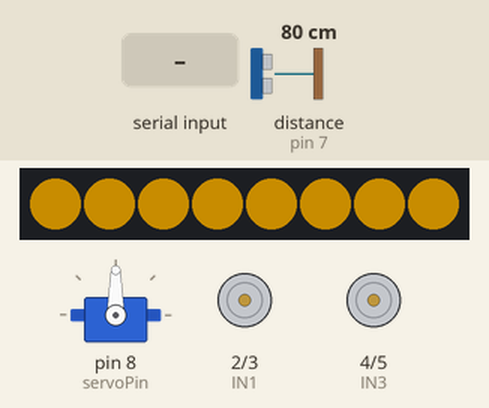
Recording of a sketch running on a simulated Arduino Uno, built with avr-gcc and run on an emulated ATmega328P. On the bench: servo, 8 RGB LEDs in strip order, left to right, motor-driver pin pairs drawn as motors (green arrow = first pin HIGH = forward, orange = second pin HIGH = backward, longer = more drive, scaled by the enable pin). Wiring (inferred from the names in the program): ultrasonic range finder: trigger pin 6; echo pin 7. Inputs (shaded band) come from the test bench; at power-on: distance to the obstacle (sensor on pin 7) 80 cm. The echo pulse lasts 58.3 µs per cm; dim RGB values are drawn brighter than linear; what the sketch prints to the serial monitor is not drawn.

Above: at 1.4 s.
1.5 s: distance to the obstacle (sensor on pin 7) set to 23 cm
At 2.21 s:
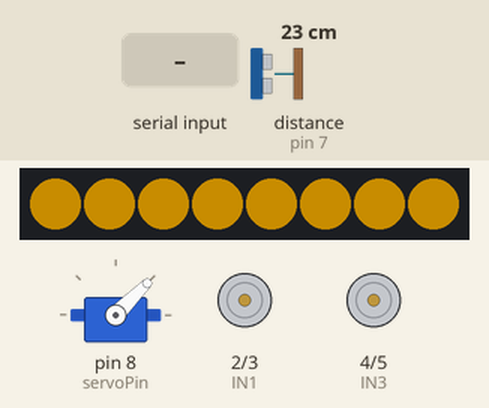
3.8 s: distance to the obstacle (sensor on pin 7) set to 19 cm
At 4.8 s:
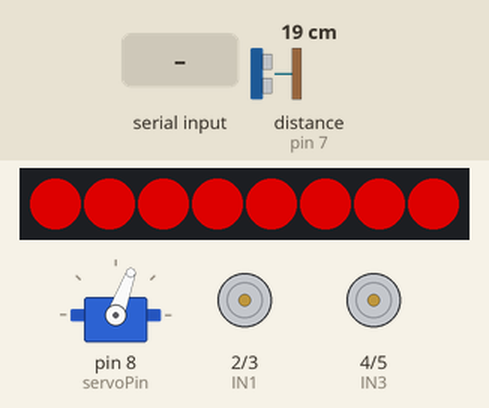
5.5 s: "w" received over Serial
7.5 s: "a" received over Serial
10.0 s: "s" received over Serial
At 11.0 s:
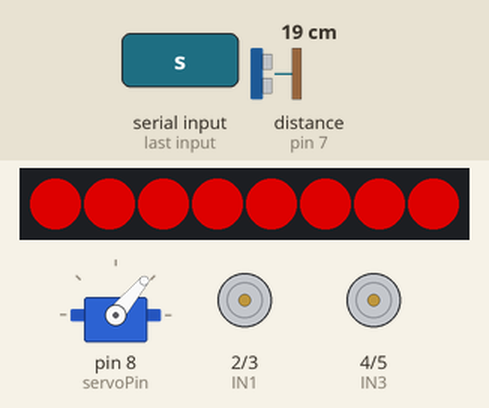
11.9 s: "d" received over Serial
At 13.0 s:
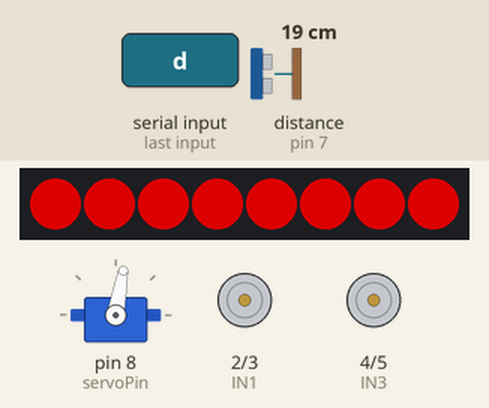
Timing chart, 0 to 15.9 s (numbered marks = the images above; inputs shaded):
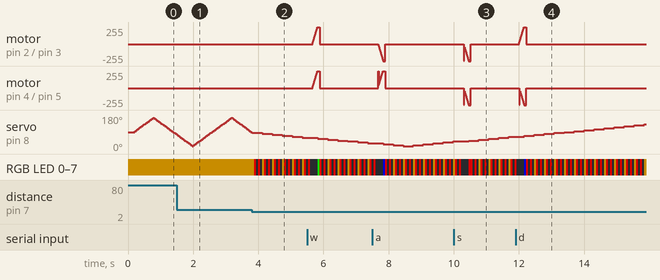

The sketch:

ref.ino
```cpp
#include <Servo.h>
#include <Adafruit_NeoPixel.h>

// 핀 설정
const int IN1 = 2;   const int IN2 = 3;
const int IN3 = 4;   const int IN4 = 5;
const int ENA = 10;  const int ENB = 11;
const int LED_PIN = 9;
const int trigPin = 6;
const int echoPin = 7;
const int servoPin = 8;

// 객체 생성
Servo radarServo;
#define NUMPIXELS 8
Adafruit_NeoPixel pixels(NUMPIXELS, LED_PIN, NEO_GRB + NEO_KHZ800);

// 환경 설정 변수
const int MAX_SPEED = 255;
const int ACCEL_STEP = 25;     // 레이더 루프와 박자를 맞추기 위해 가속 단위를 높임
const int ACCEL_DELAY = 15;
const int SAFE_DISTANCE = 20;  // 장애물 제동 거리 (20cm)

// 레이더 제어 변수
int servoAngle = 90;
int servoStep = 5;
unsigned long lastRadarTime = 0;
const int radarInterval = 40;  // 레이더 갱신 주기 (40ms)

void setup() {
  Serial.begin(9600);

  pinMode(IN1, OUTPUT); pinMode(IN2, OUTPUT);
  pinMode(IN3, OUTPUT); pinMode(IN4, OUTPUT);
  pinMode(ENA, OUTPUT); pinMode(ENB, OUTPUT);
  pinMode(trigPin, OUTPUT);
  pinMode(echoPin, INPUT);

  radarServo.attach(servoPin);
  pixels.begin();

  stopMotors(); // 초기 상태 정지 및 노란색 LED

  Serial.println("--- 풀 패키지 통합 테스트 (레이더 감지 포함) ---");
  Serial.println("w: 전진 | s: 후진 | a: 좌회전 | d: 우회전 | x: 즉시정지");
  Serial.println("※ 전방 20cm 이내 장애물 감지 시 자동 강제 제동 작동");
  Serial.println("-----------------------------------------------------");
}

void loop() {
  // 1. 레이더 상시 가동 (비동기 처리로 키보드 입력 대기 중에도 계속 회전)
  if (millis() - lastRadarTime >= radarInterval) {
    lastRadarTime = millis();
    runRadar();
  }

  // 2. 키보드 명령 제어
  if (Serial.available() > 0) {
    char command = Serial.read();

    switch (command) {
      case 'w': case 'W':
        Serial.println(">> 전진 명령달솜 (Slow Start...)");
        digitalWrite(IN1, HIGH); digitalWrite(IN2, LOW);
        digitalWrite(IN3, HIGH); digitalWrite(IN4, LOW);
        slowStartWithLED(0, 150, 0); // 초록색 가속
        break;

      case 's': case 'S':
        Serial.println(">> 후진 명령달솜 (Slow Start...)");
        digitalWrite(IN1, LOW);  digitalWrite(IN2, HIGH);
        digitalWrite(IN3, LOW);  digitalWrite(IN4, HIGH);
        slowStartWithLED(150, 0, 0); // 빨간색 가속
        break;

      case 'a': case 'A':
        Serial.println(">> 좌회전 명령달솜 (Slow Start...)");
        digitalWrite(IN1, LOW);  digitalWrite(IN2, HIGH);
        digitalWrite(IN3, HIGH); digitalWrite(IN4, LOW);
        slowStartWithLED(0, 0, 150); // 파란색 가속
        break;

      case 'd': case 'D':
        Serial.println(">> 우회전 명령달솜 (Slow Start...)");
        digitalWrite(IN1, HIGH); digitalWrite(IN2, LOW);
        digitalWrite(IN3, LOW);  digitalWrite(IN4, HIGH);
        slowStartWithLED(0, 0, 150); // 파란색 가속
        break;

      case 'x': case 'X':
        Serial.println(">> 사용자가 즉시 정지시킴");
        stopMotors();
        break;
    }
  }
}

// --- 레이더 구동 및 장애물 감지 함수 ---
void runRadar() {
  servoAngle += servoStep;
  if (servoAngle >= 165 || servoAngle <= 15) {
    servoStep = -servoStep;
  }
  radarServo.write(servoAngle);

  // 초음파 거리 측정
  digitalWrite(trigPin, LOW);
  delayMicroseconds(2);
  digitalWrite(trigPin, HIGH);
  delayMicroseconds(10);
  digitalWrite(trigPin, LOW);

  long duration = pulseIn(echoPin, HIGH, 20000); // 타임아웃 제한
  int distance = (duration == 0) ? 0 : duration * 0.034 / 2;

  // PC 시리얼 모니터로 [각도, 거리] 데이터 전송
  Serial.print("Radar -> Angle: "); Serial.print(servoAngle);
  Serial.print(" | Dist: "); Serial.print(distance);
  Serial.println(" cm");

  // 비상 자동 제동 시스템 작동 조건
  if (distance > 0 && distance < SAFE_DISTANCE) {
    Serial.println("⚠️⚠️ [경고] 전방 장애물 감지! 비상 강제 제동 수행! ⚠️⚠️");
    stopMotors();

    // LED 경고등 연출 (빨간색 깜빡임)
    for(int blink=0; blink<2; blink++) {
      setLEDAll(150, 0, 0); delay(60);
      setLEDAll(0, 0, 0); delay(60);
    }
    stopMotors(); // 정지등(노란색) 상태 복귀
  }
}

// --- 모터 슬로우 스타트 가속 함수 ---
void slowStartWithLED(int r, int g, int b) {
  for (int speed = 0; speed <= MAX_SPEED; speed += ACCEL_STEP) {
    analogWrite(ENA, speed);
    analogWrite(ENB, speed);

    int ledCount = map(speed, 0, MAX_SPEED, 0, NUMPIXELS);
    pixels.clear();
    for (int i = 0; i < ledCount; i++) {
      pixels.setPixelColor(i, pixels.Color(r, g, b));
    }
    pixels.show();
    delay(ACCEL_DELAY);
  }
  analogWrite(ENA, MAX_SPEED);
  analogWrite(ENB, MAX_SPEED);
  setLEDAll(r, g, b);
}

// --- 즉시 정지 및 LED 기본 설정 함수 ---
void stopMotors() {
  analogWrite(ENA, 0);
  analogWrite(ENB, 0);
  digitalWrite(IN1, LOW); digitalWrite(IN2, LOW);
  digitalWrite(IN3, LOW); digitalWrite(IN4, LOW);
  setLEDAll(100, 70, 0); // 대기 및 정지 표시 (노란색)
}

void setLEDAll(int r, int g, int b) {
  for (int i = 0; i < NUMPIXELS; i++) {
    pixels.setPixelColor(i, pixels.Color(r, g, b));
  }
  pixels.show();
}
```

Measured:
- the behaviour switches between 21 and 20 cm on distance to the obstacle (sensor on pin 7) (found by bisection; images 1 and 2)
- after the input at 3.8 s, RGB LED 0–7: RGB(100, 70, 0) → RGB(150, 0, 0) after 0.07 s, then repeats every 0.31 s: off 0.06 s, RGB(150, 0, 0) 0.06 s, off 0.06 s, RGB(100, 70, 0) 0.06 s, RGB(150, 0, 0) 0.06 s; the LEDs: change after 0.07 s (image 2)
- after the input at 5.5 s, motor on pin 2 (IN1) / pin 3 (IN2), motor on pin 4 (IN3) / pin 5 (IN4): rises from stopped to forward 255/255 in 0.16 s, then falls to stopped in 0.06 s
- after the input at 7.5 s, motor on pin 4 (IN3) / pin 5 (IN4): ramps from stopped to forward 255/255 and jumps back, once every 0.20 s
- after the input at 10.0 s, motor on pin 2 (IN1) / pin 3 (IN2), motor on pin 4 (IN3) / pin 5 (IN4): ramps from stopped to backward 255/255 and jumps back, once every 0.20 s
- after the input at 11.9 s, motor on pin 2 (IN1) / pin 3 (IN2): rises from stopped to forward 255/255 in 0.16 s, then falls to stopped in 0.06 s; motor on pin 4 (IN3) / pin 5 (IN4): ramps from stopped to backward 255/255 and jumps back, once every 0.20 s
